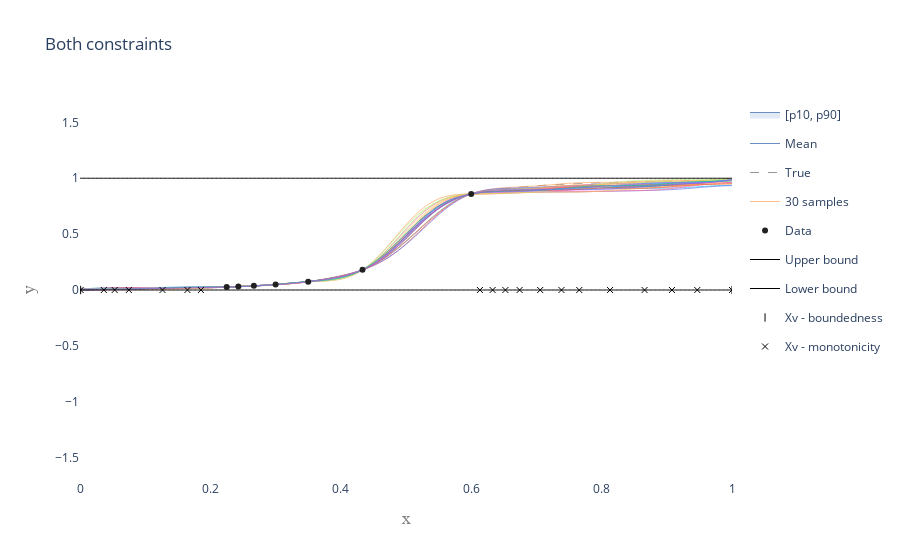

Here is the notebook cell this chart was saved with:
### Code cell
mean, var, perc, mode, samples, times = model.calc_posterior_constrained(x_test.reshape(-1, 1), compute_mode = False, num_samples = 10000, save_samples = 30, algorithm = 'minimax_tilting', resample = False)

mean = np.array(mean).flatten()
p_lower = perc[0]
median = perc[1]
p_upper = perc[2]
p_label = '[p{}, p{}]'.format(10, 90)

samplepaths_Z = np.array(samples)

fig_both = PlotGP2d(x_mean = x_test, mean = mean,
                        x_obs = model.X_training[:,0], y_obs = model.Y_training, 
                        p_lower = p_lower, p_upper = p_upper, p_label = p_label,
                        samplepaths =  samplepaths_Z,
                        x_true = x_test, y_true = y_true,
                        title = 'Both constraints', xrange = [0, 1], yrange = [-1.7, 1.7], smoothing = True)

trace_XV_bounded = go.Scatter(x = model.constr_bounded.Xv.flatten(), y = np.zeros(model.constr_bounded.Xv.shape[0]), mode = 'markers', name = 'Xv - boundedness', marker = dict(symbol = 'line-ns-open', color = ('rgb(0, 0, 0)')))
trace_XV_mon = go.Scatter(x = model.constr_deriv[0].Xv.flatten(), y = np.zeros(model.constr_deriv[0].Xv.shape[0]), mode = 'markers', name = 'Xv - monotonicity', marker = dict(symbol = 'x-thin-open', color = ('rgb(0, 0, 0)')))

fig_both = add_traces_to_fig(fig_both, [trace_UB, trace_LB, trace_XV_bounded, trace_XV_mon])

pltlyoff.iplot(fig_both, filename='')

### Figure 1 — Plotly figure (JSON) as saved in the notebook; plotly's stock layout.template omitted (floating-point values rounded to 4 significant figures; data arrays with more than 128 entries replaced by an {"elided": "..."} marker saying what was removed)
{"data": [{"legendgroup": "conf", "line": {"color": "rgb(105, 144, 193)", "shape": "spline", "width": 1}, "mode": "lines", "showlegend": false, "type": "scatter", "x": {"elided": "500 float values"}, "y": {"elided": "1x500 float values"}}, {"fill": "tonexty", "fillcolor": "rgba(213, 226, 241, 0.7)", "legendgroup": "conf", "line": {"color": "rgb(105, 144, 193)", "shape": "spline", "width": 1}, "mode": "lines", "name": "[p10, p90]", "type": "scatter", "x": {"elided": "500 float values"}, "y": {"elided": "1x500 float values"}}, {"line": {"color": "rgb(105, 144, 193)", "shape": "spline", "width": 1}, "mode": "lines", "name": "Mean", "type": "scatter", "x": {"elided": "500 float values"}, "y": {"elided": "500 float values"}}, {"line": {"color": "rgb(150, 150, 150)", "dash": "dash", "shape": "spline", "width": 1}, "mode": "lines", "name": "True", "type": "scatter", "x": {"elided": "500 float values"}, "y": {"elided": "500 float values"}}, {"legendgroup": "samples", "line": {"shape": "spline", "width": 0.7}, "mode": "lines", "name": "30 samples", "type": "scatter", "x": {"elided": "500 float values"}, "y": {"elided": "500 float values"}}, {"legendgroup": "samples", "line": {"shape": "spline", "width": 0.7}, "mode": "lines", "name": "30 samples", "showlegend": false, "type": "scatter", "x": {"elided": "500 float values"}, "y": {"elided": "500 float values"}}, {"legendgroup": "samples", "line": {"shape": "spline", "width": 0.7}, "mode": "lines", "name": "30 samples", "showlegend": false, "type": "scatter", "x": {"elided": "500 float values"}, "y": {"elided": "500 float values"}}, {"legendgroup": "samples", "line": {"shape": "spline", "width": 0.7}, "mode": "lines", "name": "30 samples", "showlegend": false, "type": "scatter", "x": {"elided": "500 float values"}, "y": {"elided": "500 float values"}}, {"legendgroup": "samples", "line": {"shape": "spline", "width": 0.7}, "mode": "lines", "name": "30 samples", "showlegend": false, "type": "scatter", "x": {"elided": "500 float values"}, "y": {"elided": "500 float values"}}, {"legendgroup": "samples", "line": {"shape": "spline", "width": 0.7}, "mode": "lines", "name": "30 samples", "showlegend": false, "type": "scatter", "x": {"elided": "500 float values"}, "y": {"elided": "500 float values"}}, {"legendgroup": "samples", "line": {"shape": "spline", "width": 0.7}, "mode": "lines", "name": "30 samples", "showlegend": false, "type": "scatter", "x": {"elided": "500 float values"}, "y": {"elided": "500 float values"}}, {"legendgroup": "samples", "line": {"shape": "spline", "width": 0.7}, "mode": "lines", "name": "30 samples", "showlegend": false, "type": "scatter", "x": {"elided": "500 float values"}, "y": {"elided": "500 float values"}}, {"legendgroup": "samples", "line": {"shape": "spline", "width": 0.7}, "mode": "lines", "name": "30 samples", "showlegend": false, "type": "scatter", "x": {"elided": "500 float values"}, "y": {"elided": "500 float values"}}, {"legendgroup": "samples", "line": {"shape": "spline", "width": 0.7}, "mode": "lines", "name": "30 samples", "showlegend": false, "type": "scatter", "x": {"elided": "500 float values"}, "y": {"elided": "500 float values"}}, {"legendgroup": "samples", "line": {"shape": "spline", "width": 0.7}, "mode": "lines", "name": "30 samples", "showlegend": false, "type": "scatter", "x": {"elided": "500 float values"}, "y": {"elided": "500 float values"}}, {"legendgroup": "samples", "line": {"shape": "spline", "width": 0.7}, "mode": "lines", "name": "30 samples", "showlegend": false, "type": "scatter", "x": {"elided": "500 float values"}, "y": {"elided": "500 float values"}}, {"legendgroup": "samples", "line": {"shape": "spline", "width": 0.7}, "mode": "lines", "name": "30 samples", "showlegend": false, "type": "scatter", "x": {"elided": "500 float values"}, "y": {"elided": "500 float values"}}, {"legendgroup": "samples", "line": {"shape": "spline", "width": 0.7}, "mode": "lines", "name": "30 samples", "showlegend": false, "type": "scatter", "x": {"elided": "500 float values"}, "y": {"elided": "500 float values"}}, {"legendgroup": "samples", "line": {"shape": "spline", "width": 0.7}, "mode": "lines", "name": "30 samples", "showlegend": false, "type": "scatter", "x": {"elided": "500 float values"}, "y": {"elided": "500 float values"}}, {"legendgroup": "samples", "line": {"shape": "spline", "width": 0.7}, "mode": "lines", "name": "30 samples", "showlegend": false, "type": "scatter", "x": {"elided": "500 float values"}, "y": {"elided": "500 float values"}}, {"legendgroup": "samples", "line": {"shape": "spline", "width": 0.7}, "mode": "lines", "name": "30 samples", "showlegend": false, "type": "scatter", "x": {"elided": "500 float values"}, "y": {"elided": "500 float values"}}, {"legendgroup": "samples", "line": {"shape": "spline", "width": 0.7}, "mode": "lines", "name": "30 samples", "showlegend": false, "type": "scatter", "x": {"elided": "500 float values"}, "y": {"elided": "500 float values"}}, {"legendgroup": "samples", "line": {"shape": "spline", "width": 0.7}, "mode": "lines", "name": "30 samples", "showlegend": false, "type": "scatter", "x": {"elided": "500 float values"}, "y": {"elided": "500 float values"}}, {"legendgroup": "samples", "line": {"shape": "spline", "width": 0.7}, "mode": "lines", "name": "30 samples", "showlegend": false, "type": "scatter", "x": {"elided": "500 float values"}, "y": {"elided": "500 float values"}}, {"legendgroup": "samples", "line": {"shape": "spline", "width": 0.7}, "mode": "lines", "name": "30 samples", "showlegend": false, "type": "scatter", "x": {"elided": "500 float values"}, "y": {"elided": "500 float values"}}, {"legendgroup": "samples", "line": {"shape": "spline", "width": 0.7}, "mode": "lines", "name": "30 samples", "showlegend": false, "type": "scatter", "x": {"elided": "500 float values"}, "y": {"elided": "500 float values"}}, {"legendgroup": "samples", "line": {"shape": "spline", "width": 0.7}, "mode": "lines", "name": "30 samples", "showlegend": false, "type": "scatter", "x": {"elided": "500 float values"}, "y": {"elided": "500 float values"}}, {"legendgroup": "samples", "line": {"shape": "spline", "width": 0.7}, "mode": "lines", "name": "30 samples", "showlegend": false, "type": "scatter", "x": {"elided": "500 float values"}, "y": {"elided": "500 float values"}}, {"legendgroup": "samples", "line": {"shape": "spline", "width": 0.7}, "mode": "lines", "name": "30 samples", "showlegend": false, "type": "scatter", "x": {"elided": "500 float values"}, "y": {"elided": "500 float values"}}, {"legendgroup": "samples", "line": {"shape": "spline", "width": 0.7}, "mode": "lines", "name": "30 samples", "showlegend": false, "type": "scatter", "x": {"elided": "500 float values"}, "y": {"elided": "500 float values"}}, {"legendgroup": "samples", "line": {"shape": "spline", "width": 0.7}, "mode": "lines", "name": "30 samples", "showlegend": false, "type": "scatter", "x": {"elided": "500 float values"}, "y": {"elided": "500 float values"}}, {"legendgroup": "samples", "line": {"shape": "spline", "width": 0.7}, "mode": "lines", "name": "30 samples", "showlegend": false, "type": "scatter", "x": {"elided": "500 float values"}, "y": {"elided": "500 float values"}}, {"legendgroup": "samples", "line": {"shape": "spline", "width": 0.7}, "mode": "lines", "name": "30 samples", "showlegend": false, "type": "scatter", "x": {"elided": "500 float values"}, "y": {"elided": "500 float values"}}, {"legendgroup": "samples", "line": {"shape": "spline", "width": 0.7}, "mode": "lines", "name": "30 samples", "showlegend": false, "type": "scatter", "x": {"elided": "500 float values"}, "y": {"elided": "500 float values"}}, {"marker": {"color": "rgb(33, 33, 33)", "size": 6, "symbol": "circle"}, "mode": "markers", "name": "Data", "type": "scatter", "x": [0.6, 0.4333, 0.35, 0.3, 0.2667, 0.2429, 0.225], "y": [0.8594, 0.1813, 0.07403, 0.04844, 0.03714, 0.03079, 0.02673]}, {"line": {"color": "rgb(0, 0, 0)", "shape": "spline", "width": 1}, "mode": "lines", "name": "Upper bound", "type": "scatter", "x": {"elided": "500 float values"}, "y": {"elided": "500 int values"}}, {"line": {"color": "rgb(0, 0, 0)", "shape": "spline", "width": 1}, "mode": "lines", "name": "Lower bound", "type": "scatter", "x": {"elided": "500 float values"}, "y": {"elided": "500 int values"}}, {"marker": {"color": "rgb(0, 0, 0)", "symbol": "line-ns-open"}, "mode": "markers", "name": "Xv - boundedness", "type": "scatter", "x": [1, 0.001], "y": [0, 0]}, {"marker": {"color": "rgb(0, 0, 0)", "symbol": "x-thin-open"}, "mode": "markers", "name": "Xv - monotonicity", "type": "scatter", "x": [0.7058, 0.8659, 1, 0.6134, 0.7658, 0.9468, 0.6524, 0.813, 0.9079, 0.07489, 0.001, 0.1648, 0.03657, 0.1265, 0.1855, 0.7384, 0.0532, 0.6742, 0.6328], "y": [0, 0, 0, 0, 0, 0, 0, 0, 0, 0, 0, 0, 0, 0, 0, 0, 0, 0, 0]}], "layout": {"paper_bgcolor": "rgba(0,0,0,0)", "plot_bgcolor": "rgba(0,0,0,0)", "title": {"text": "Both constraints"}, "xaxis": {"range": [0, 1], "title": {"font": {"color": "#7f7f7f", "family": "Courier New, monospace", "size": 18}, "text": "x"}}, "yaxis": {"range": [-1.7, 1.7], "title": {"font": {"color": "#7f7f7f", "family": "Courier New, monospace", "size": 18}, "text": "y"}}}}
